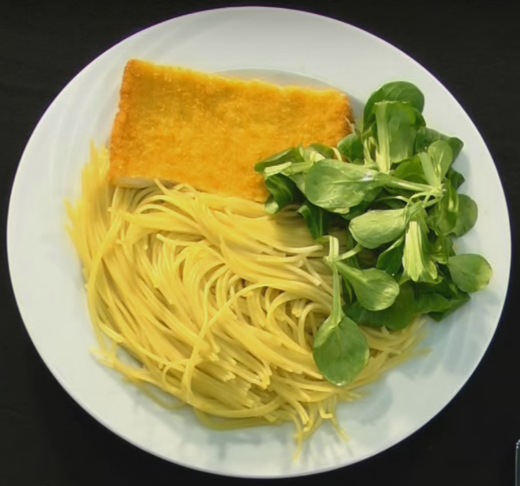
%> input picture Pasta.png, 520 x 486 px
$ octave --eval "carb_estimation_main;"   (GNU Octave 9; MATLAB toolbox functions it lacks are replaced by stand-ins)
%> lines starting %> are read from the running program, lines starting %| are printed output that depends on the picture; in (x1, y1, x2, y2) boxes, pixels count from 0 and x2, y2 are one past the last pixel; in counts of white or black regions, pixels touching at a corner belong together; the program's own positions count from 1
### ellipseDetection.m
function bestFits = ellipseDetection(img, params)
% ellipseDetection: Ellipse detection
%
% Overview:
% ---------
% Fits an ellipse by examining all possible major axes (all pairs of points) and
% getting the minor axis using Hough transform. The algorithm complexity depends on
% the number of valid non-zero points, therefore it is beneficial to provide as many
% restrictions in the "params" input arguments as possible if there is any prior
% knowledge about the problem.
%
% The code is reasonably fast due to (optional) randomization and full code vectorization.
% However, as the algorithm needs to compute pairwise point distances, it can be quite memory
% intensive. If you get out of memory errors, either downsample the input image or somehow
% decrease the number of non-zero points in it.
% It can deal with big amount of noise but can have severe problem with occlusions (major axis
% end points need to be visible)
%
% Input arguments:
% --------
% img
%   - One-channel input image (greyscale or binary).
% params
%   - Parameters of the algorithm:
%       minMajorAxis: Minimal length of major axis accepted.
%       maxMajorAxis: Maximal length of major axis accepted.
%        rotation, rotationSpan: Specification of restriction on the angle of the major axis in degrees.
%                                If rotationSpan is in (0,90), only angles within [rotation-rotationSpan,
%                               rotation+rotationSpan] are accepted.
%       minAspectRatio: Minimal aspect ratio of an ellipse (in (0,1))
%       randomize: Subsampling of all possible point pairs. Instead of examining all N*N pairs, runs
%                  only on N*randomize pairs. If 0, randomization is turned off.
%       numBest: Top numBest to return
%       uniformWeights: Used to prefer some points over others. If false, accumulator points are weighted
%                       by their grey intensity in the image. If true, the input image is regarded as binary.
%       smoothStddev: In order to provide more stability of the solution, the accumulator is convolved with
%                     a gaussian kernel. This parameter specifies its standard deviation in pixels.
%
% Return value:
% --------
% Returns a matrix of best fits. Each row (there are params.numBest of them) contains six elements:
% [x0 y0 a b alpha score] being the center of the ellipse, its major and minor axis, its angle in degrees and score.
%
% Based on:
% --------
% - "A New Efficient Ellipse Detection Method" (Yonghong Xie Qiang , Qiang Ji / 2002)
% - random subsampling inspired by "Randomized Hough Transform for Ellipse Detection with Result Clustering"
%   (CA Basca, M Talos, R Brad / 2005)
%
% Update log:
% --------
% 1.1: More memory efficient code, better documentation, more parameters, more solutions possible, example code.
% 1.0: Initial version
%
%
% Author: Martin Simonovsky
% e-mail: <mys007@seznam.cz>
% Release: 1.1
% Release date: 25.7.2013
%
%
% --------
%
% Redistribution and use in source and binary forms, with or without
% modification, are permitted provided that the following conditions are
% met:
%
%     * Redistributions of source code must retain the above copyright
%       notice, this list of conditions and the following disclaimer.
%     * Redistributions in binary form must reproduce the above copyright
%       notice, this list of conditions and the following disclaimer in
%       the documentation and/or other materials provided with the distribution
%
% THIS SOFTWARE IS PROVIDED BY THE COPYRIGHT HOLDERS AND CONTRIBUTORS "AS IS"
% AND ANY EXPRESS OR IMPLIED WARRANTIES, INCLUDING, BUT NOT LIMITED TO, THE
% IMPLIED WARRANTIES OF MERCHANTABILITY AND FITNESS FOR A PARTICULAR PURPOSE
% ARE DISCLAIMED. IN NO EVENT SHALL THE COPYRIGHT OWNER OR CONTRIBUTORS BE
% LIABLE FOR ANY DIRECT, INDIRECT, INCIDENTAL, SPECIAL, EXEMPLARY, OR
% CONSEQUENTIAL DAMAGES (INCLUDING, BUT NOT LIMITED TO, PROCUREMENT OF
% SUBSTITUTE GOODS OR SERVICES; LOSS OF USE, DATA, OR PROFITS; OR BUSINESS
% INTERRUPTION) HOWEVER CAUSED AND ON ANY THEORY OF LIABILITY, WHETHER IN
% CONTRACT, STRICT LIABILITY, OR TORT (INCLUDING NEGLIGENCE OR OTHERWISE)
% ARISING IN ANY WAY OUT OF THE USE OF THIS SOFTWARE, EVEN IF ADVISED OF THE
% POSSIBILITY OF SUCH DAMAGE.

    % default values
    if nargin==1; params=[]; end
    % - parameters to contrain the search
    if ~isfield(params,'minMajorAxis');     params.minMajorAxis = 10; end
    if ~isfield(params,'maxMajorAxis');     params.maxMajorAxis = 200; end
    if ~isfield(params,'rotation');            params.rotation = 0; end
    if ~isfield(params,'rotationSpan');        params.rotationSpan = 0; end
    if ~isfield(params,'minAspectRatio');    params.minAspectRatio = 0.1; end
    if ~isfield(params,'randomize');        params.randomize = 2; end
    % - others
    if ~isfield(params,'numBest');            params.numBest = 3; end
    if ~isfield(params,'uniformWeights');   params.uniformWeights = true; end
    if ~isfield(params,'smoothStddev');        params.smoothStddev = 1; end

    eps = 0.0001;
    bestFits = zeros(params.numBest,6);
    params.rotationSpan = min(params.rotationSpan, 90);
    H = fspecial('gaussian', [params.smoothStddev*6 1], params.smoothStddev);

    [Y,X]=find(img);
    Y = single(Y); X = single(X);
    N = length(Y);

    fprintf('Possible major axes: %d * %d = %d\n', N, N, N*N);

    % compute pairwise distances between points (memory intensive!) and filter
    % TODO: do this block-wise, just appending the filtered results (I,J)
    distsSq = bsxfun(@minus,X,X').^2 + bsxfun(@minus,Y,Y').^2;
    [I,J] = find(distsSq>=params.minMajorAxis^2 & distsSq<=params.maxMajorAxis^2);
    idx = I<J;
    I = uint32(I(idx)); J = uint32(J(idx));

    fprintf('..after distance constraint: %d\n', length(I));

    % compute pairwise angles and filter
    if params.rotationSpan>0
        tangents = (Y(I)-Y(J)) ./ (X(I)-X(J));
        tanLo = tand(params.rotation-params.rotationSpan);
        tanHi = tand(params.rotation+params.rotationSpan);
        if tanLo<tanHi
            idx = tangents > tanLo & tangents < tanHi;
        else
            idx = tangents > tanLo | tangents < tanHi;
        end
        I = I(idx); J = J(idx);
        fprintf('..after angular constraint: %d\n', length(I));
    else
        fprintf('..angular constraint not used\n');
    end

    npairs = length(I);

    % compute random choice and filter
    if params.randomize>0
        perm = randperm(npairs);
        pairSubset = perm(1:min(npairs,N*params.randomize));
        clear perm;
        fprintf('..after randomization: %d\n', length(pairSubset));
    else
        pairSubset = 1:npairs;
    end

    % check out all hypotheses
    for p=pairSubset
        x1=X(I(p)); y1=Y(I(p));
        x2=X(J(p)); y2=Y(J(p));

        %compute center & major axis
        x0=(x1+x2)/2; y0=(y1+y2)/2;
        aSq = distsSq(I(p),J(p))/4;
        thirdPtDistsSq = (X-x0).^2 + (Y-y0).^2;
        K = thirdPtDistsSq <= aSq; % (otherwise the formulae in paper do not work)

        %get minor ax propositions for all other points
        fSq = (X(K)-x2).^2 + (Y(K)-y2).^2;
        cosTau = (aSq + thirdPtDistsSq(K) - fSq) ./ (2*sqrt(aSq*thirdPtDistsSq(K)));
        cosTau = min(1,max(-1,cosTau)); %inexact float arithmetic?!
        sinTauSq = 1 - cosTau.^2;
        b = sqrt( (aSq * thirdPtDistsSq(K) .* sinTauSq) ./ (aSq - thirdPtDistsSq(K) .* cosTau.^2 + eps) );

        %proper bins for b
        idxs = ceil(b+eps);

        if params.uniformWeights
            weights = 1;
        else
            weights = img(sub2ind(size(img),Y(K),X(K)));
        end
        accumulator = accumarray(idxs, weights, [params.maxMajorAxis 1]);

        %a bit of smoothing and finding the most busy bin
        accumulator = conv(accumulator,H,'same');
        accumulator(1:ceil(sqrt(aSq)*params.minAspectRatio)) = 0;
        [score, idx] = max(accumulator);

        %keeping only the params.numBest best hypothesis (no non-maxima suppresion)
        if (bestFits(end,end) < score)
            bestFits(end,:) = [x0 y0 sqrt(aSq) idx atand((y1-y2)/(x1-x2)) score];
            if params.numBest>1
                [~,si]=sort(bestFits(:,end),'descend');
                bestFits = bestFits(si,:);
            end
        end
    end
end

### carb_estimation_main.m
function carb_estimation_main()

% Main file for Carb estimation using Food segmentation and area.
% Input Looks for a food image on a current directory.
% ========================================================================
% This file performs the following operations
% 1. Converts image to binary with a threshold and Canny edge detection is
%    performed to find the boundary of the plate.
% 2. Finds the best fitting elliptical shape of the plate boundary:
%    Reference https://www.mathworks.com/matlabcentral/fileexchange/33970-ellipse-detection-using-1d-hough-transform
% 3. Calculates the area of the plate using minor and major axis.
% 4. A mask is created for the plate by coverting to HSV and applied on the
%    original image
% 5. Food is segmented from the plate and Median Shift Clustering is
%    performed on the segmented food.
%    Reference: https://www.mathworks.com/matlabcentral/fileexchange/52698-k-means--mean-shift-and-normalized-cut-segmentation
% 6. Features of the food items from the clusters are extracted and individual area is
%    calulated.
% 7. The CHO content of the detcted items are displayed.
% ========================================================================
% Author: Ganesh Rajasekharan
%

    %Read in the image
    I = im2double(imread('Pasta.png'));

    imshow(I);
    title('Original Image');
    pause(2);

    %Find the edge map for the plate boundary
    E = edge(rgb2gray(I),'canny', 0.95);
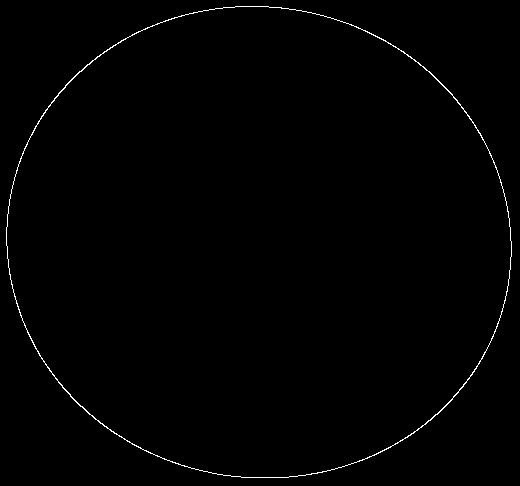
%> E: size 486x520 logical; 0.7% white in thin lines or dots
    %imshow(E);

    % set some parameters for the ellipse detector
    params.minMajorAxis = 0;
    params.maxMajorAxis = 600;
    params.numBest = 1;

    %[x, y, z] = size(E);

    % use the edge image to fit the ellipse
    fprintf('Identifying the best possible elliptical fit for the plate..\n');
    bestFits = ellipseDetection(E, params);
%> in ellipseDetection, `[Y,X]=find(img);`: Y = 1758 values from 7 to 478; X = 1758 values from 7 to 512
%> in ellipseDetection, `Y = single(Y)`: Y = 1758 values, max 478 at index 852, min 7 at index 839, mean 243
%> in ellipseDetection, `N = length(Y);`: N = 1758
%| Possible major axes: 1758 * 1758 = 3090564
%> in ellipseDetection, `distsSq = bsxfun(@minus,X,X').^2 + bsxfun(@minus,Y,Y').^2;`:
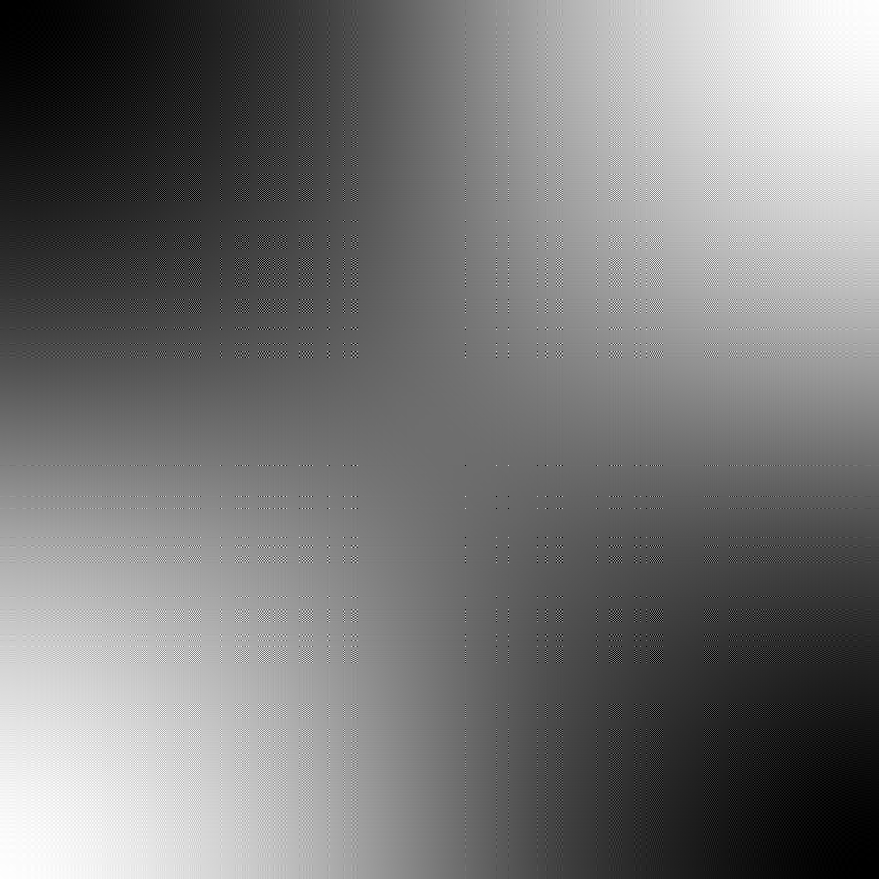
%> distsSq: size 1758x1758 single (shown at 1/2 size); min 0, max 256468, mean 119264.7; drawn with min black and max white
%> in ellipseDetection, `[I,J] = find(distsSq>=params.minMajorAxis^2 & distsSq<=params.maxMajor..`: I = 3090564 values from 1 to 1758
%> in ellipseDetection, `idx = I<J;`: idx = 3090564 logical values, 1544403 true
%| ..after distance constraint: 1544403
%> in ellipseDetection, `npairs = length(I);`: npairs = 1544403
%> in ellipseDetection, `pairSubset = perm(1:min(npairs,N*params.randomize));`: pairSubset = 3516 values, max 1544253 at index 1782, min 107 at index 3413, mean 780922.4
%| ..after randomization: 3516
%> the loop in ellipseDetection, `for p=pairSubset` made 3516 passes
%> (p, x1, y1, x2, y2, x0, y0, aSq) on pass 36: (21721, 26, 149, 29, 142, 27.5, 145.5, 14.5)
%> (p, x1, y1, x2, y2, x0, y0, aSq) on passes 1 to 6: (1304128, 228, 8, 501, 181, 364.5, 94.5, 26114.5), (1170588, 268, 7, 485, 143, 376.5, 75, 16396.2), (649534, 48, 367, 377, 455, 212.5, 411, 28996.2), (399875, 172, 20, 264, 7, 218, 13.5, 2158.2), (789617, 31, 338, 417, 431, 224, 384.5, 39411.2), (625385, 307, 12, 370, 33, 338.5, 22.5, 1102.5)
%> after the loop in ellipseDetection, `for p=pairSubset`: accumulator = 600 values, max 46.51 at index 147, min 0 at index 1, mean 1.13; bestFits = [259.5 243.5 252.7 235 7.62 294.5]
%> bestFits = [259.5 243.5 252.7 235 7.62 294.5]

%     fprintf('*********');
%     disp(bestFits);
%     fprintf('*********');

    %Extract major and minor axes lengths
    a = bestFits(:, 3);
%> a = 252.7
    b = bestFits(:, 4);
%> b = 235

    %calculate area of the plate
    area_plate_pix = 3.14 * a * b;
%> area_plate_pix = 186489.5
    %area_plate_pix = int64(area_plate_pix);


    fprintf('Output %d best fits.\n', size(bestFits,1));
%| Output 1 best fits.

    figure;
    image(I);
    title('Elliptical Plate Identification')
    %ellipse drawing implementation: http://www.mathworks.com/matlabcentral/fileexchange/289
    ellipse(a,b,bestFits(:,5)*pi/180,bestFits(:,1),bestFits(:,2),'r');
%> (this line was passed over: ellipse is not available in this run)
    pause(3);


%%

%Convert the image to HSV and segment the food out of the plates.
	rgbImage = imread('Pasta.png');
%> rgbImage is the input picture: size 486x520x3 uint8; mean R, G, B 142, 135, 82.4

	% Convert RGB image to HSV
	hsvImage = rgb2hsv(rgbImage);
%> hsvImage: size 486x520x3 double; mean H, S, V 0.184, 0.382, 0.574
	% Get the H,S,V channels
	hImage = hsvImage(:,:,1);
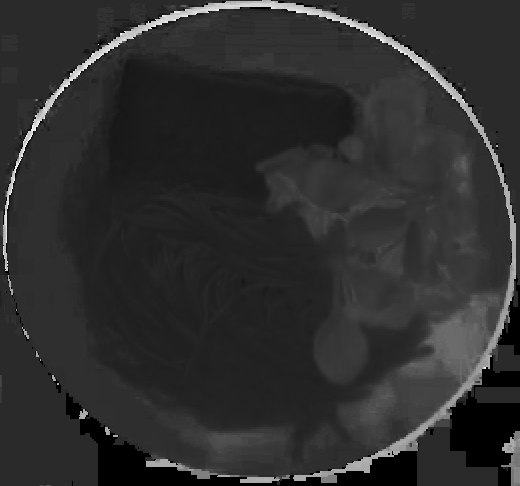
%> hImage: size 486x520 double; min 0, max 0.983, mean 0.184
	sImage = hsvImage(:,:,2);
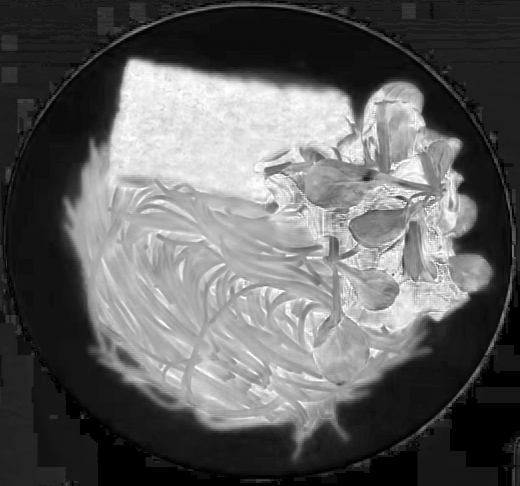
%> sImage: size 486x520 double; min 0, max 1, mean 0.382
	vImage = hsvImage(:,:,3);
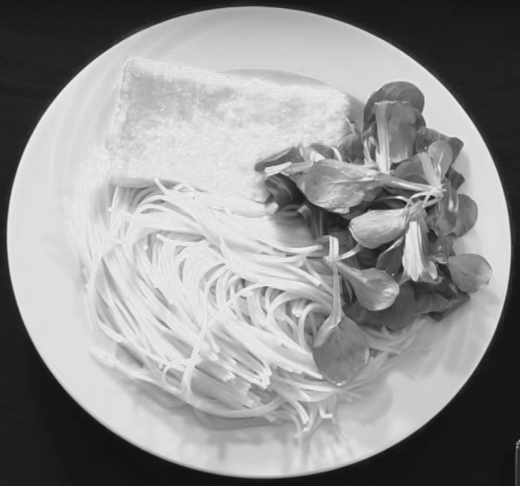
%> vImage: size 486x520 double; min 0.0627, max 0.949, mean 0.574

    % Set some high and low H,S,V thresholds for the image.
    h_low = 0;
    h_high = graythresh(hImage);
%> h_high = 0.424

    sat_low = graythresh(sImage);
%> sat_low = 0.412
    sat_high = 1.0;

    val_low = graythresh(vImage);
%> val_low = 0.471
    valueThresholdHigh = 1.0;

	% Apply calculated thresholds to channels
    % Reference: https://www.mathworks.com/matlabcentral/fileexchange/28512-simplecolordetectionbyhue--
	hueMask = (hImage >= h_low) & (hImage <= h_high);
%> hueMask: size 486x520 logical; 96.4% white; 27 black regions (17 under 20 px), largest, box (x1, y1, x2, y2) and area: (3, 0, 516, 483) 7526, (501, 431, 520, 486) 571, (146, 459, 217, 479) 429
	saturationMask = (sImage >= sat_low) & (sImage <= sat_high);
%> saturationMask: size 486x520 logical; 45% white; 32 white regions (26 under 20 px), largest, box (x1, y1, x2, y2) and area: (65, 59, 492, 445) 113564, (126, 25, 151, 36) 47, (512, 245, 514, 257) 24, (506, 289, 510, 301) 23, (263, 5, 284, 6) 21, (500, 313, 504, 323) 20
	valueMask = (vImage >= val_low) & (vImage <= valueThresholdHigh);
%> valueMask: size 486x520 logical; 66.6% white; 70 black regions (49 under 20 px), largest, box (x1, y1, x2, y2) and area: (0, 0, 520, 486) 65648, (338, 138, 477, 339) 9463, (265, 171, 422, 255) 4308

    rgb_mask = uint8(hueMask & saturationMask & valueMask);
%> rgb_mask: size 486x520 uint8; values 0 (black) and 1 (white), 37.6% white; 55 white regions (47 under 20 px), largest, box (x1, y1, x2, y2) and area: (65, 59, 452, 445) 92989, (433, 254, 492, 291) 995, (370, 81, 416, 98) 304

	% Filter out small objects using a min area threshold
	min_area_threshold = 100;

	% Get rid of small objects.  Note: bwareaopen returns a logical.
	rgb_mask = uint8(bwareaopen(rgb_mask, min_area_threshold));
%> rgb_mask: size 486x520 uint8; values 0 (black) and 1 (white), 37.4% white; 5 white regions, box (x1, y1, x2, y2) and area: (65, 59, 452, 445) 92989, (433, 254, 492, 291) 995, (370, 81, 416, 98) 304, (448, 188, 460, 215) 156, (466, 201, 476, 223) 128

	% Borders are corrected using morphological closing.
	struct_elem = strel('disk', 4);
	rgb_mask = imclose(rgb_mask, struct_elem);
%> rgb_mask: size 486x520 uint8; values 0 (black) and 1 (white), 38.8% white; 2 white regions, box (x1, y1, x2, y2) and area: (65, 59, 492, 445) 97798, (466, 201, 476, 223) 135

	% Holes are filled in
	rgb_mask = imfill(logical(rgb_mask), 'holes');
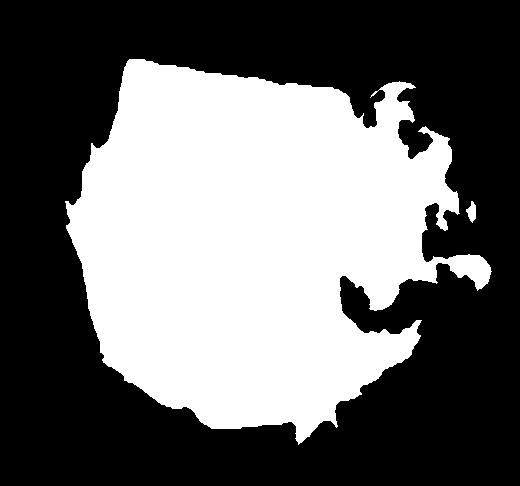
%> rgb_mask: size 486x520 logical; 41.9% white; 2 white regions, box (x1, y1, x2, y2) and area: (65, 59, 492, 445) 105793, (466, 201, 476, 223) 135

	rgb_mask = cast(rgb_mask, 'like', rgbImage);

	% Use the object mask and apply it only to the colored of the image
	maskedImageR = rgb_mask .* rgbImage(:,:,1);
	maskedImageG = rgb_mask .* rgbImage(:,:,2);
	maskedImageB = rgb_mask .* rgbImage(:,:,3);
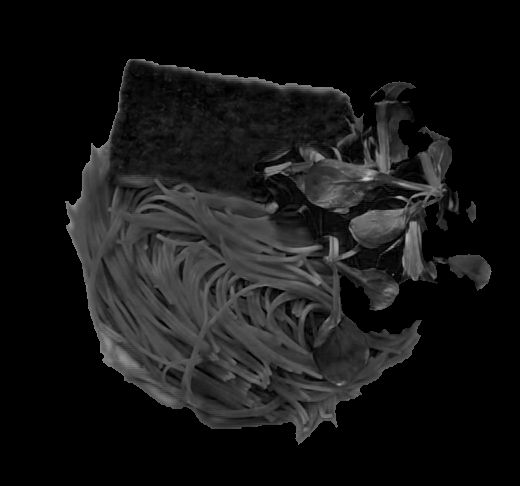
%> maskedImageB: size 486x520 uint8; min 0, max 205, mean 22

	% Form the RGB image by appending the channel masks with each other
	maskedRGBImage = cat(3, maskedImageR, maskedImageG, maskedImageB);
%> maskedRGBImage: size 486x520x3 uint8; mean H, S, V 75.4, 66.6, 22
	% Show the masked off, original image.

	imshow(maskedRGBImage);
    title('Food Segementation using HSV');
    pause(2);

    %%
    % Apply mean shift clustering to the segmented food
    % meanshift bandwidth parameter
    bw   = 0.08;

    fprintf('Applying Mean Shift Clustering..\n');

%> (the run ends here)
